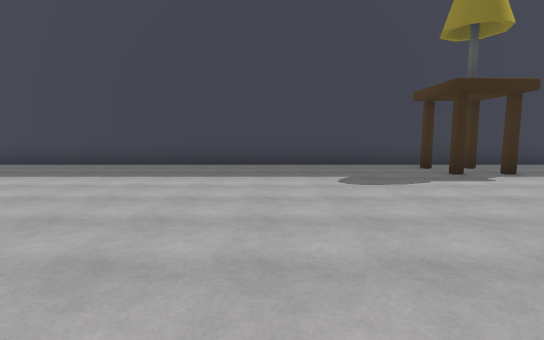
View 1 (above)

24 first-person views from a walk through a 3-D level made in the Unity game engine. The camera is 1.5 m above the floor, tilts 6° down and sees 85° across. The floor is counted in squares, 2 m on a side. Each view is taken from the middle of a square. On the plan, view 1 faces up. The plan holds only what a view shows up to about 10 squares ahead; the rest is blank. The place goes on beyond the plan. Some animated figures are left out.

View 2
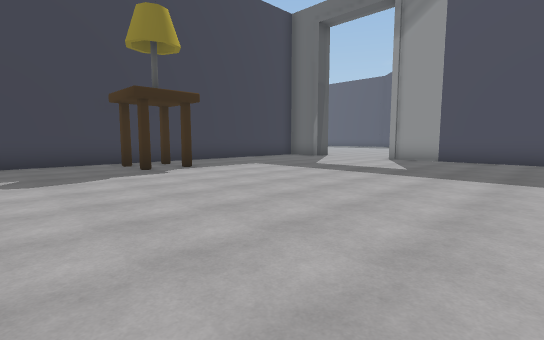

View 3
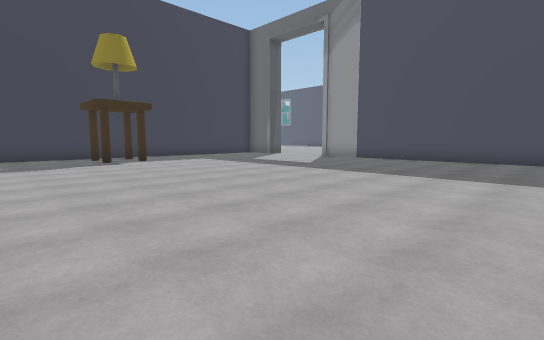

View 4
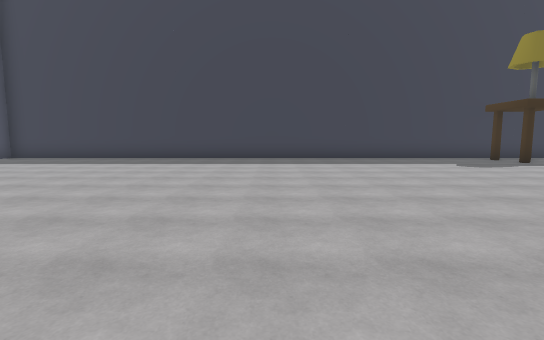

View 5
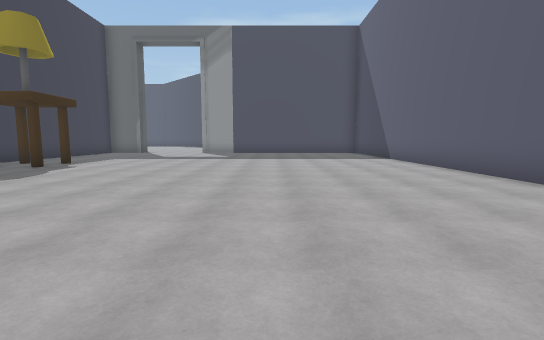

View 6
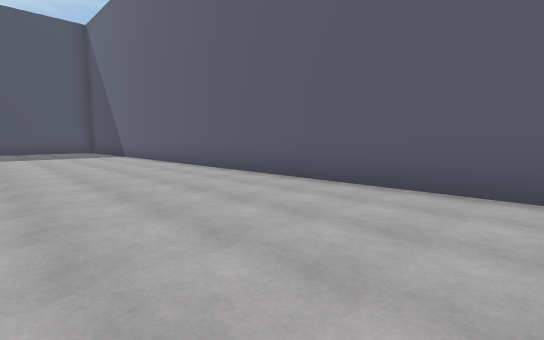

View 7
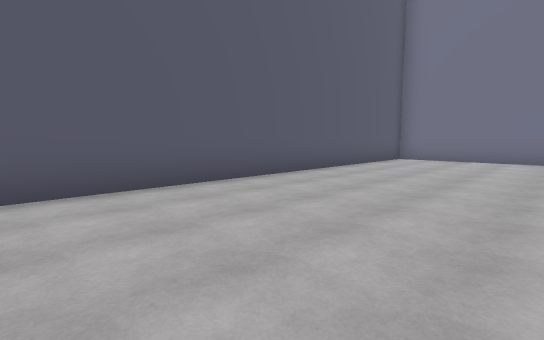

View 8
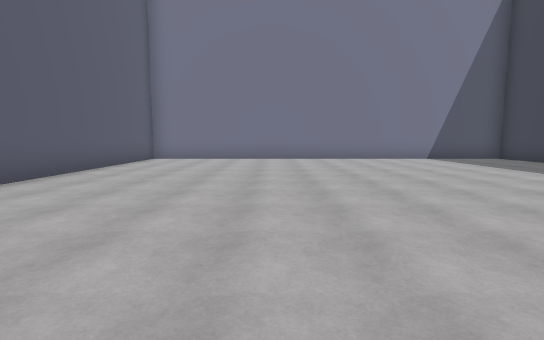

View 9
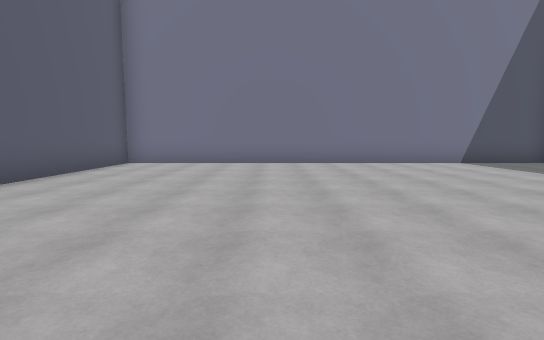

View 10
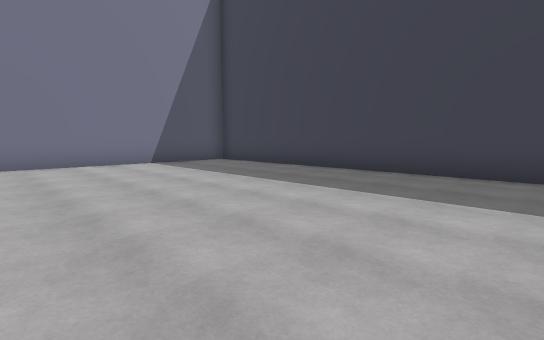

View 11
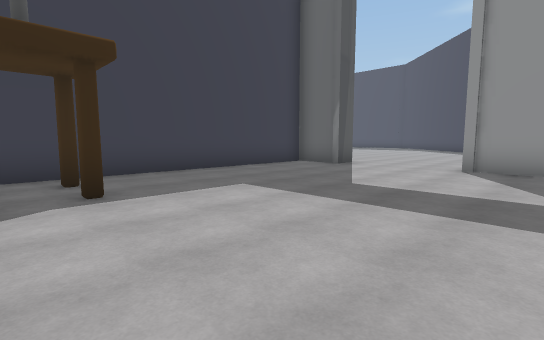

View 12
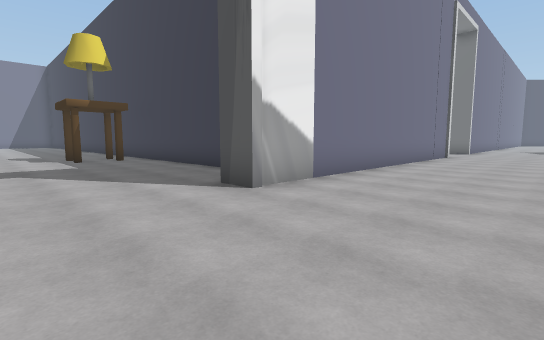

View 13
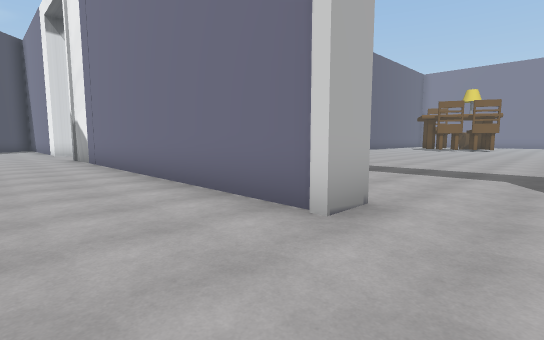

View 14
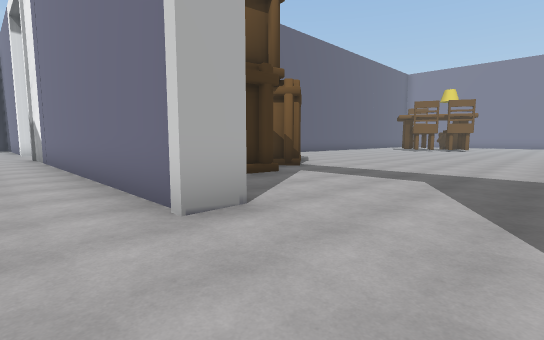

View 15
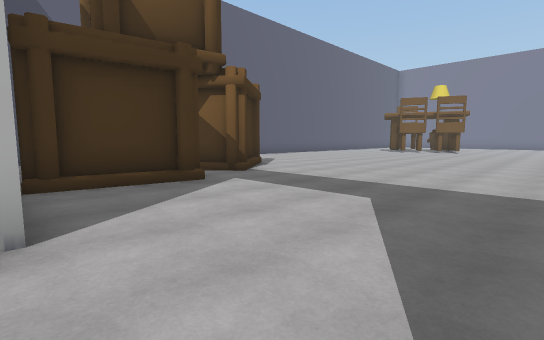

View 16
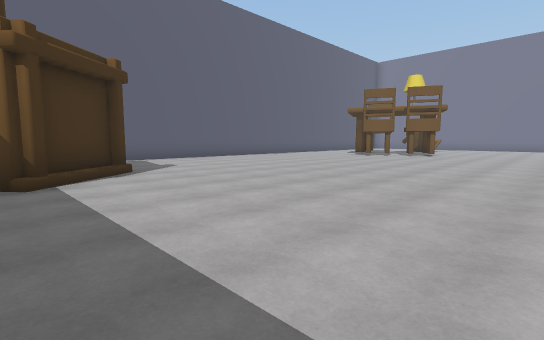

View 17
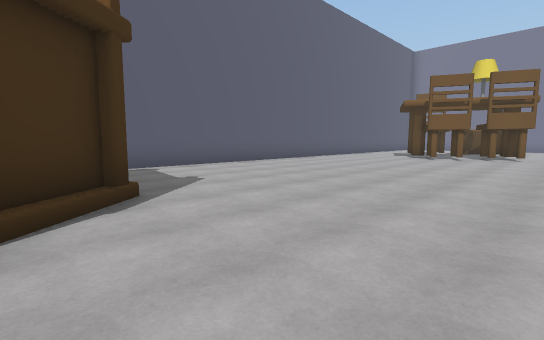

View 18
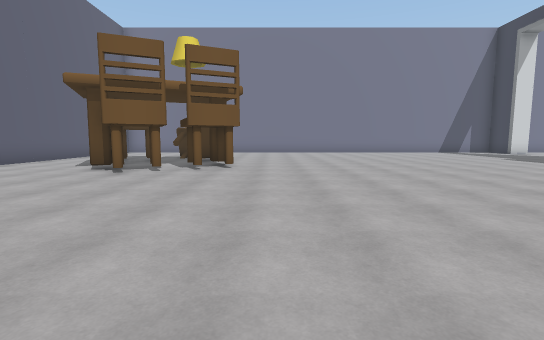

View 19
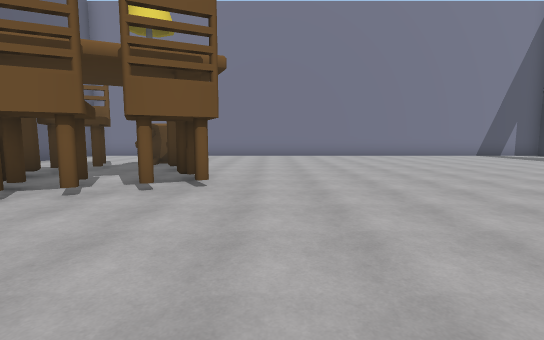

View 20
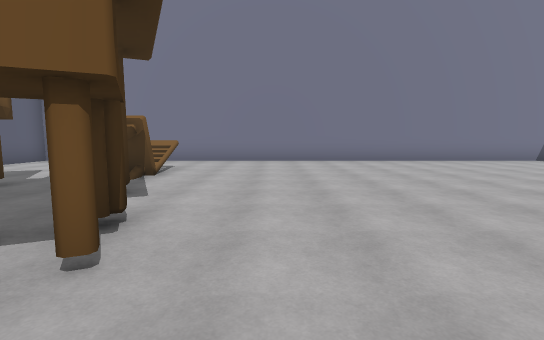

View 21
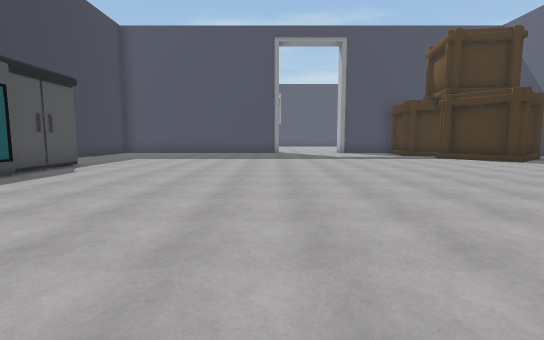

View 22
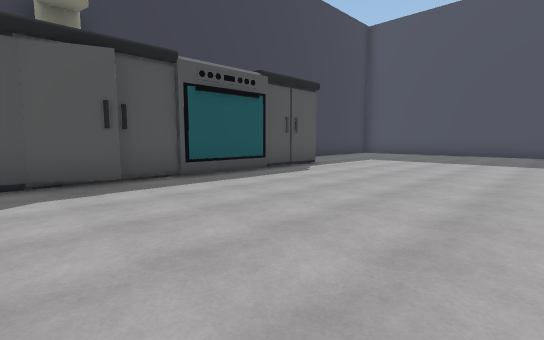

View 23
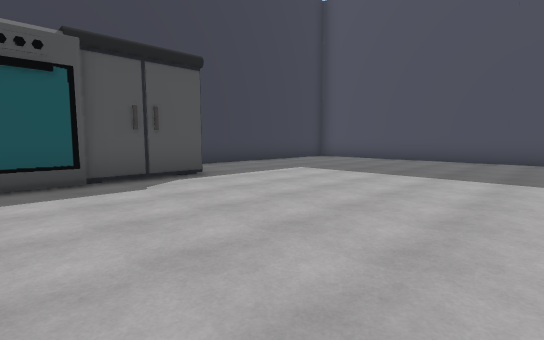

View 24
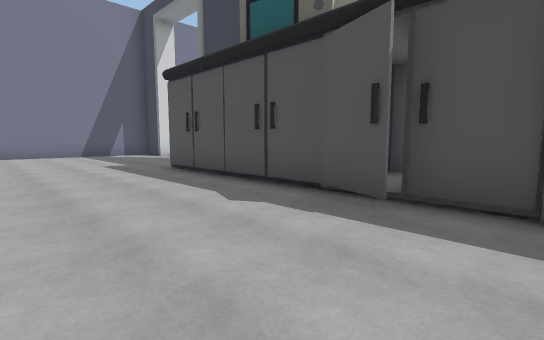

### Floor plan
Points are (right, up) in squares from view 1. A wall is a line through its corners. A room is listed if a view was taken in it or the views show most of it. See-through windows are left out.
Room 1 (views 1, 2, 3, 4, 5, 6, 7, 8, 9, 10, 11, 12, 13, 14)
walls: (12.5, 17.4) (12.5, 7) (11.9, 7) (11.9, 8.6) (-13.1, 8.6); (11.9, -3.6) (11.9, 3.8); (-14.2, 8.5) (-14.2, -4.5) (6.1, -4.5)
ways out: opening at (13.2, 18.5) to room 2
objects: other object (4, 6) to (5, 7)
Room 2 (views 15, 16, 17, 18, 19, 20, 21, 22, 23, 24)
walls: (-5.3, 13.1) (-5.1, 12.6); (-8.1, 15.1) (-7.9, 14.6); (0.5, 9.2) (4.4, 9.2); (-8.1, 9.2) (-6.4, 9.2); (11.8, 17.4) (12.5, 17.4); (7.5, 28.8) (5.8, 28.8); (11.9, 21.4) (11.9, 24.4); (-14.1, 9.2) (-10.9, 9.2)
ways out: opening at (13.2, 18.5) to room 1
objects: other object (-11, 14) to (-9, 14); chair (-8, 12) to (-8, 13); other object (-7, 27) to (-5, 27); chair (-6, 14) to (-5, 14); chair (-6, 15) to (-6, 16); other object (-4, 26) to (-3, 28); other object (-3, 26) to (-2, 28); other object (0, 27) to (1, 28); other object (2, 27) to (4, 27); other object (6, 11) to (7, 13); other object (7, 13); other object (7, 14); other object (8, 12) to (9, 12); other object (8, 13); other object (8, 14) to (9, 14); other object (9, 13); other object (9, 15); other object (10, 12) to (10, 13); other object (10, 14) to (11, 15); other object (11, 12) to (11, 13)

Positions as (right, up) in squares from view 1, and headings:
1: (0, 0), facing up
2: (1, -1), facing up-right
3: (1, -4), facing up-right
4: (-4, -3), facing up
5: (-4, 0), facing right
6: (-6, 0), facing down-right
7: (-3, 0), facing down-left
8: (-3, 0), facing left
9: (-5, 0), facing left
10: (-5, 2), facing up-left
11: (4, 2), facing up-right
12: (16, 4), facing up-left
13: (15, 19), facing down-left
14: (14, 20), facing down-left
15: (12, 20), facing down-left
16: (8, 20), facing down-left
17: (7, 17), facing down-left
18: (2, 17), facing left
19: (-1, 17), facing left
20: (-4, 17), facing left
21: (-4, 21), facing right
22: (-3, 21), facing up-right
23: (1, 21), facing up-right
24: (0, 23), facing up-left
